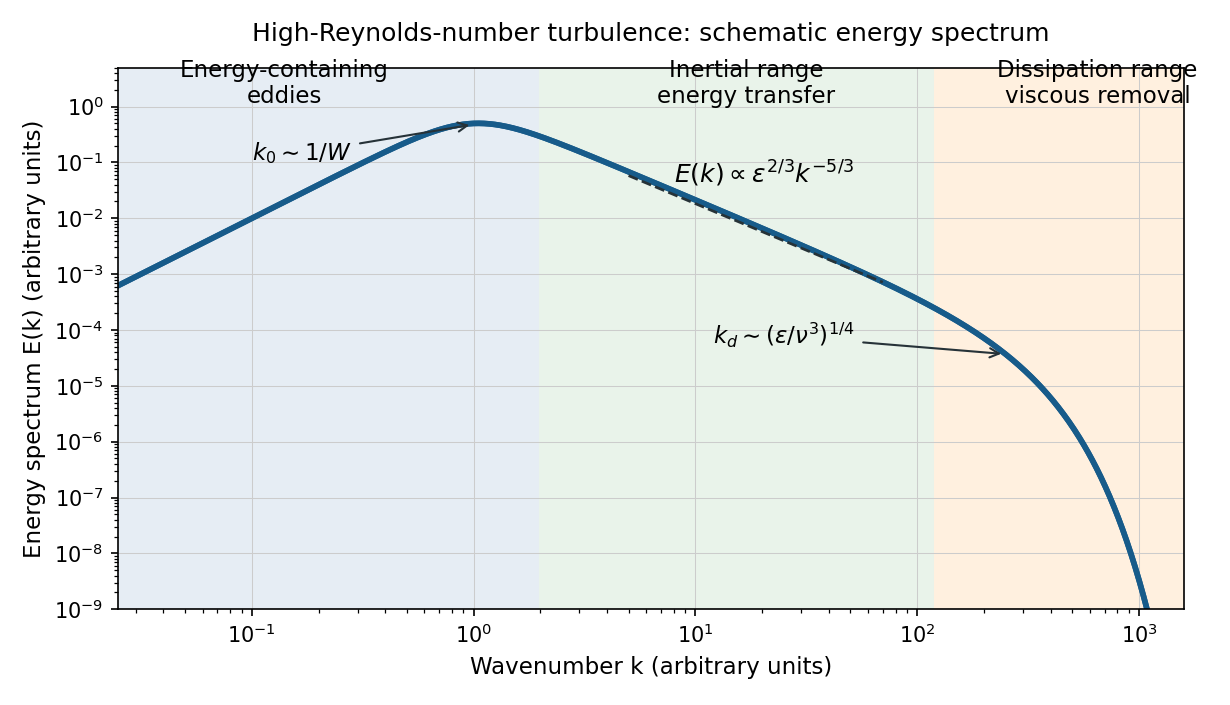

This figure's Python source:
"""Original schematic turbulence spectrum; output basename to caller CWD.

Tested with Python 3.14.4, matplotlib 3.10.7 and numpy 2.3.5.
Uses the caller's MPLCONFIGDIR unchanged. All scales are illustrative.
"""
from pathlib import Path
import matplotlib
matplotlib.use('Agg')
import matplotlib.pyplot as plt
import numpy as np


def main():
    k = np.geomspace(0.025, 1600, 1000)
    kd = 250.0
    energy = k**2 / (1 + k**(11/3)) * np.exp(-(k/kd)**1.5)
    fig, ax = plt.subplots(figsize=(8.2, 4.7), facecolor='white')
    ax.set_facecolor('white')
    ax.loglog(k, energy, color='#175b8a', lw=2.7)
    ax.axvspan(0.025, 2, color='#e6edf4', alpha=1)
    ax.axvspan(2, 120, color='#e9f3ea', alpha=1)
    ax.axvspan(120, 1600, color='#fff0df', alpha=1)
    ax.loglog(k, energy, color='#175b8a', lw=2.7)
    guide = np.array([5., 70.])
    ax.loglog(guide, 0.85*guide**(-5/3), '--', color='#263238', lw=1.3)
    ax.text(8, .042, r'$E(k)\propto\varepsilon^{2/3}k^{-5/3}$', fontsize=12)
    ax.text(.14, 1.15, 'Energy-containing\neddies', ha='center', fontsize=11)
    ax.text(17, 1.15, 'Inertial range\nenergy transfer', ha='center', fontsize=11)
    ax.text(650, 1.15, 'Dissipation range\nviscous removal', ha='center', fontsize=11)
    ax.annotate(r'$k_0\sim 1/W$', xy=(1, .48), xytext=(.1, .11),
                arrowprops={'arrowstyle':'->', 'color':'#263238'}, fontsize=11)
    ax.annotate(r'$k_d\sim(\varepsilon/\nu^3)^{1/4}$', xy=(kd, .367*kd**(-5/3)),
                xytext=(12, .000055), arrowprops={'arrowstyle':'->', 'color':'#263238'}, fontsize=11)
    ax.set_xlim(.025, 1600)
    ax.set_ylim(1e-9, 5)
    ax.set_xlabel('Wavenumber k (arbitrary units)', fontsize=11)
    ax.set_ylabel('Energy spectrum E(k) (arbitrary units)', fontsize=11)
    ax.set_title('High-Reynolds-number turbulence: schematic energy spectrum', fontsize=12, pad=13)
    ax.grid(True, which='major', color='#cccccc', linewidth=.5)
    fig.tight_layout()
    fig.savefig(Path('paper-79-spectrum.png'), dpi=150, facecolor='white', transparent=False)
    plt.close(fig)


if __name__ == '__main__':
    main()
